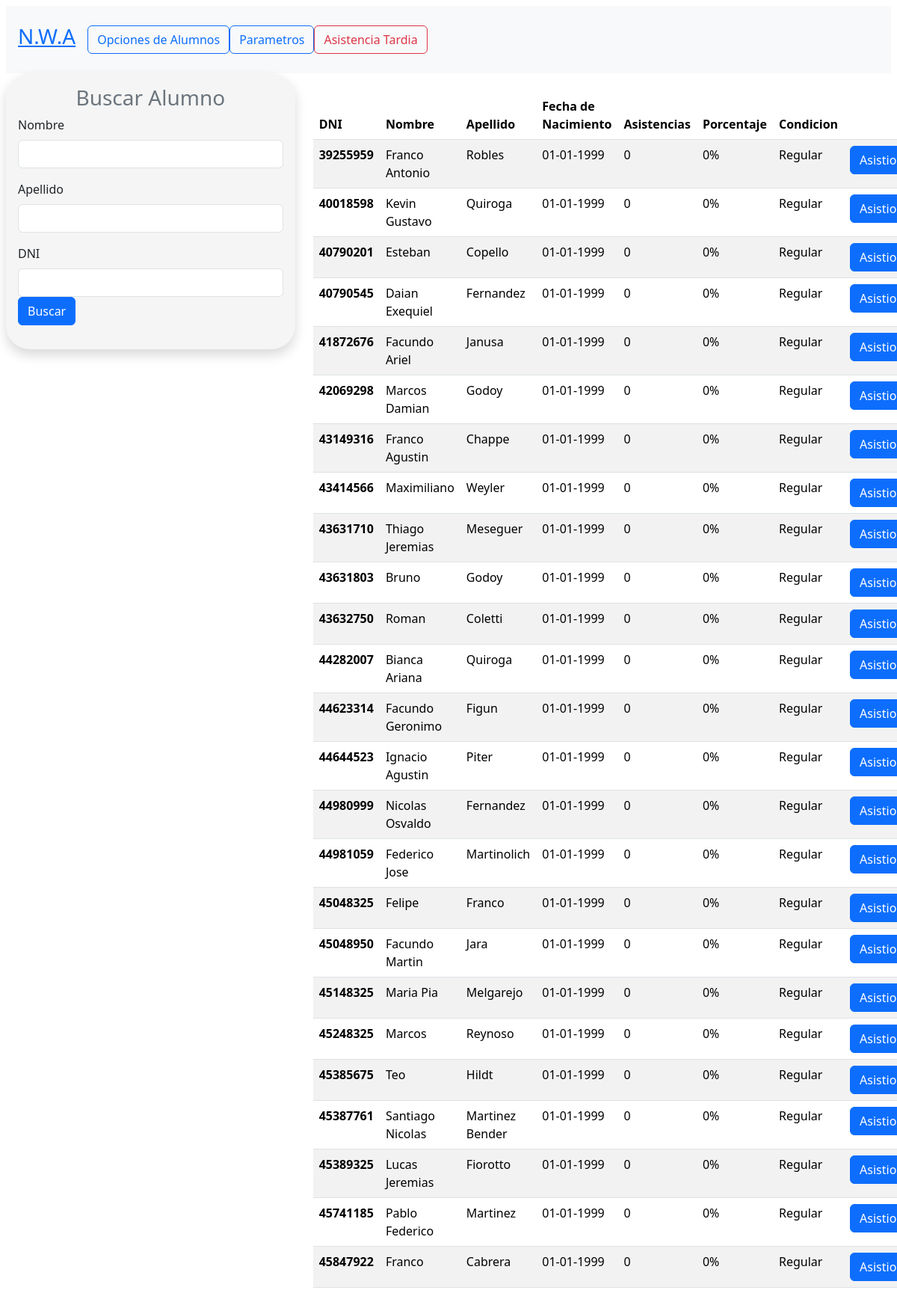
Page /home.php on the earlier database version.
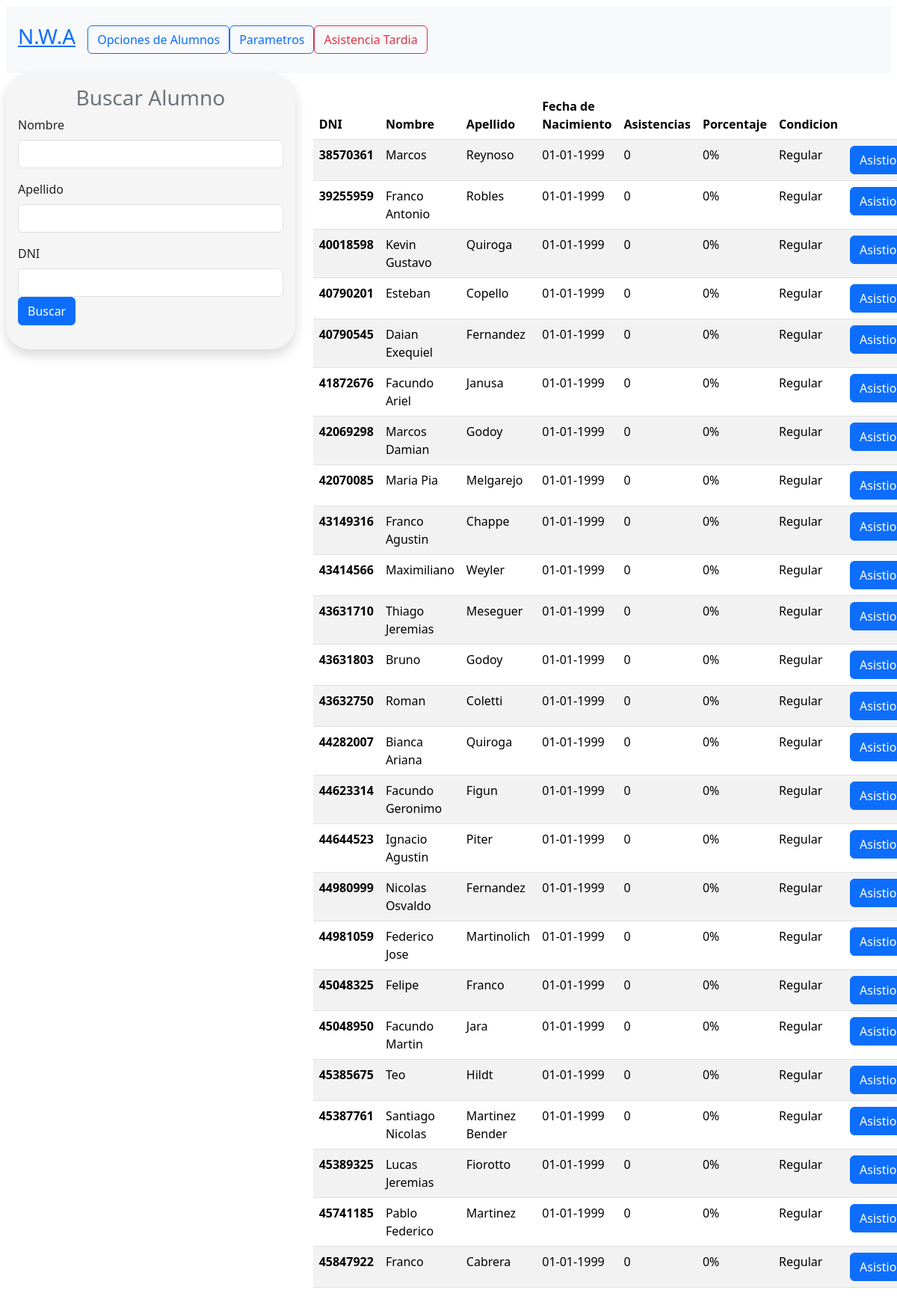
Same page on the later database version.
### tables this page shows
CREATE TABLE Alumno (
    alumn_DNI INT PRIMARY KEY,
    nombre VARCHAR(100) NOT NULL,
    apellido VARCHAR(100) NOT NULL,
    asistencias INT DEFAULT 0,
    fecha_nac DATE
);

### Alumno/buscarAlumno.php (called while the page is built, shortened)
<?php
            function buscarAlumno(){
                try {
                    $BD = Conexion::connect();
                    $query = 'SELECT alumn_DNI, nombre, apellido, asistencias, DATE_FORMAT(fecha_nac, "%d-%m-%Y") AS fecha_nac FROM alumno WHERE 1';
                    $stmt = $BD->prepare($query);
                    $stmt->execute();
                    $result = $stmt->get_result();
                    $alumnos = $result->fetch_all(MYSQLI_ASSOC);
                }catch (PDOException $e) {
                    die("Error: " . $e->getMessage());
                }
                return $alumnos;
            }
?>

### Alumno/Alumno.php (the view, shortened to what this page needs)
<?php
    class Alumno{
        public $alumn_DNI;
        function __construct($alumn_DNI,$nombre,$apellido,$fecha_nac,$asistencias){
            $this->alumn_DNI=$alumn_DNI;
            $this->nombre=$nombre;
            $this->apellido=$apellido;
            $this->fecha_nac=$fecha_nac;
        }
        public function mostrarAlumnos($alumno){?>
            <tr>
                <th class="porcentajeAlumno"  scope="row"><?php echo $alumno->alumn_DNI; ?></th>
                <td><?php echo $alumno->nombre; ?></td>
                <td><?php echo $alumno->apellido; ?></td>
                <td><?php echo $alumno->fecha_nac; ?></td>
                <td><?php $alumno->actualizarAsistencias();
                            echo $alumno->asistencias; ?></td>
                <td ><?php echo $alumno->alumnoPorcentaje($alumno) . "%"; ?></td>
                <td ><?php echo $alumno->condicionAlumno($alumno); ?></td>
                <td>
                    <a class="btn btn-small btn-primary" href="Alumno/Asistencia.php?alumn_DNI=<?= $alumno->alumn_DNI ?>">Asistio</a>
                </td>
            </tr>
        <?php
        }
            ?><tr>
            <?php
        public function alumnoPorcentaje($alumno)
        {
            try {
                $BD = Conexion::connect();
                $prof_DNI=123;
                $query = 'SELECT diasClases, porcentajeLibre, porcentajePromocion FROM profesor WHERE prof_DNI = ?';
                $stmt = $BD->prepare($query);
                $stmt->bind_param("i", $prof_DNI);
                $stmt->execute();
                $result = $stmt->get_result();
                $profesor = $result->fetch_all(MYSQLI_ASSOC);
                if (!empty($profesor) && isset($profesor[0]['diasClases'])) {
                    $diasClases = $profesor[0]['diasClases'];
                    $porcentaje = $alumno->asistencias * 100;
                    $porcentaje = $porcentaje / $diasClases;
                    $porcentaje = round($porcentaje, 0);
                } else {
                    $porcentaje = 0;
                }
            } catch (PDOException $e) {
                $e;
            }
            return $porcentaje;
        }
public function condicionAlumno($alumno) {
    try {
        $BD = Conexion::connect();
        $prof_DNI = 123;
        $query = 'SELECT porcentajeLibre, porcentajePromocion FROM profesor WHERE prof_DNI = ?';
        $stmt = $BD->prepare($query);
        $stmt->bind_param("i", $prof_DNI);
        $stmt->execute();
        $result = $stmt->get_result();
        $condicion="Regular";
    } catch (PDOException $e) {
        $e;
    }
    return $condicion;
}
    public function actualizarAsistencias() {
        try {
            $BD = Conexion::connect();
            $query = 'SELECT COUNT(*) as asistencias FROM Asistencia WHERE alumno_FK = ?';
            $stmt = $BD->prepare($query);
            $stmt->bind_param("i", $this->alumn_DNI);
            $stmt->execute();
            $result = $stmt->get_result();
            $row = $result->fetch_assoc();
            if ($row && isset($row['asistencias'])) {
                $this->asistencias = $row['asistencias'];
            }
            } catch (mysqli_sql_exception $e) {
            die("Error: " . $e->getMessage());
        }
    }
    }
?>

### home.php (shortened to what this page needs)
<?php
require_once("Alumno/Alumno.php");
require_once("Alumno/buscarAlumno.php");
?>
<!DOCTYPE html>
<html lang="esp">
<head>
    <link rel="stylesheet" href="Bootstrap/css/bootstrap.min.css" />
    <link rel="stylesheet" href="index.css"/>
</head>
<body class="p-2">
    <nav class="navbar navbar-expand-lg navbar-light  bg-light" id="nav">
        <a class="titulo" href="home.php">
            <h3 class=" text-center p-3">N.W.A</h3>
        </a>
        <a href="Alumno\insertAlumno.PHP" type="button" class="btn btn-outline-primary">Opciones de Alumnos</a>
        <a href="Asistencias\clases.PHP" type="button" class="btn btn-outline-primary">Parametros</a>
        <a type="button" class="btn btn-outline-danger" href="Asistencias\asistenciatardia.php" >Asistencia Tardia</a>
    </nav>
    <div class="container-fluid row ">
        <form method="POST" action="home.php" class="col-4 p-3 shadow p-3 mb-5" id="buscar">
            <h3 class="text-center text-secondary">Buscar Alumno</h3>
            <div class="mb-3">
                <label for="nombre_alumno" class="form-label">Nombre</label>
                <input type="text" class="form-control" id="nombre_alumno" name="nombre" onkeydown="validarTecla(event)" />
            </div>
            <div class="mb-3">
                <label for="apellido_alumno" class="form-label">Apellido</label>
                <input type="text" class="form-control" id="apellido_alumno" name="apellido" onkeydown="validarTecla(event)" />
            </div>
            <div class="mb-3">
                <label for="DNI" class="form-label">DNI</label>
                <input type="text" class="form-control" id="alumn_DNI" name="alumn_DNI" onkeydown="validarNumerosTecla(event)"/>
                <button type="submit" class="btn btn-primary" name="btnRegistrar" value="ok">
                    Buscar
                </button>
            </div>
        </form>
        <div class="col-8 p-4" id="alumnos">
            <table class="table table-striped" >
                <thead class="columnas">
                    <tr>
                            <th scope="col">DNI</th>
                            <th scope="col">Nombre</th>
                            <th scope="col">Apellido</th>
                            <th scope="col">Fecha de Nacimiento</th>
                            <th scope="col">Asistencias</th>
                            <th scope="col">Porcentaje</th>
                            <th scope="col">Condicion</th>
                            <th scope="col"></th>
                    </tr>
                </thead>
                <tbody>
                    <?php
                    $alumnos = buscarAlumno();
                    foreach ($alumnos as $alumno_data) {
                        $alumno = new Alumno($alumno_data['alumn_DNI'], $alumno_data['nombre'], $alumno_data['apellido'], $alumno_data['fecha_nac'], $alumno_data['asistencias']);
                        $alumno->mostrarAlumnos($alumno);
                    }
                    ?>
                </tbody>
            </table>
        </div>
    </div>
</body>
</html>

### index.css (style rules this page uses)
#buscar { top: 95px; border: 3px; border-radius: 2rem; height: 26%; background-color: whitesmoke; position: sticky; }
#nav { position: sticky; top: 0.5px; }
.columnas { position: sticky; top: 90px; }

Differences in the rows shown:
removed alumno: alumn_DNI "45148325", nombre "Maria Pia", apellido "Melgarejo", fecha_nac "01-01-1999", asistencias "0", alumnoPorcentaje "0", condicionAlumno "Regular"
removed alumno: alumn_DNI "45248325", nombre "Marcos", apellido "Reynoso", fecha_nac "01-01-1999", asistencias "0", alumnoPorcentaje "0", condicionAlumno "Regular"
added alumno: alumn_DNI "38570361", nombre "Marcos", apellido "Reynoso", fecha_nac "01-01-1999", asistencias "0", alumnoPorcentaje "0", condicionAlumno "Regular"
added alumno: alumn_DNI "42070085", nombre "Maria Pia", apellido "Melgarejo", fecha_nac "01-01-1999", asistencias "0", alumnoPorcentaje "0", condicionAlumno "Regular"
